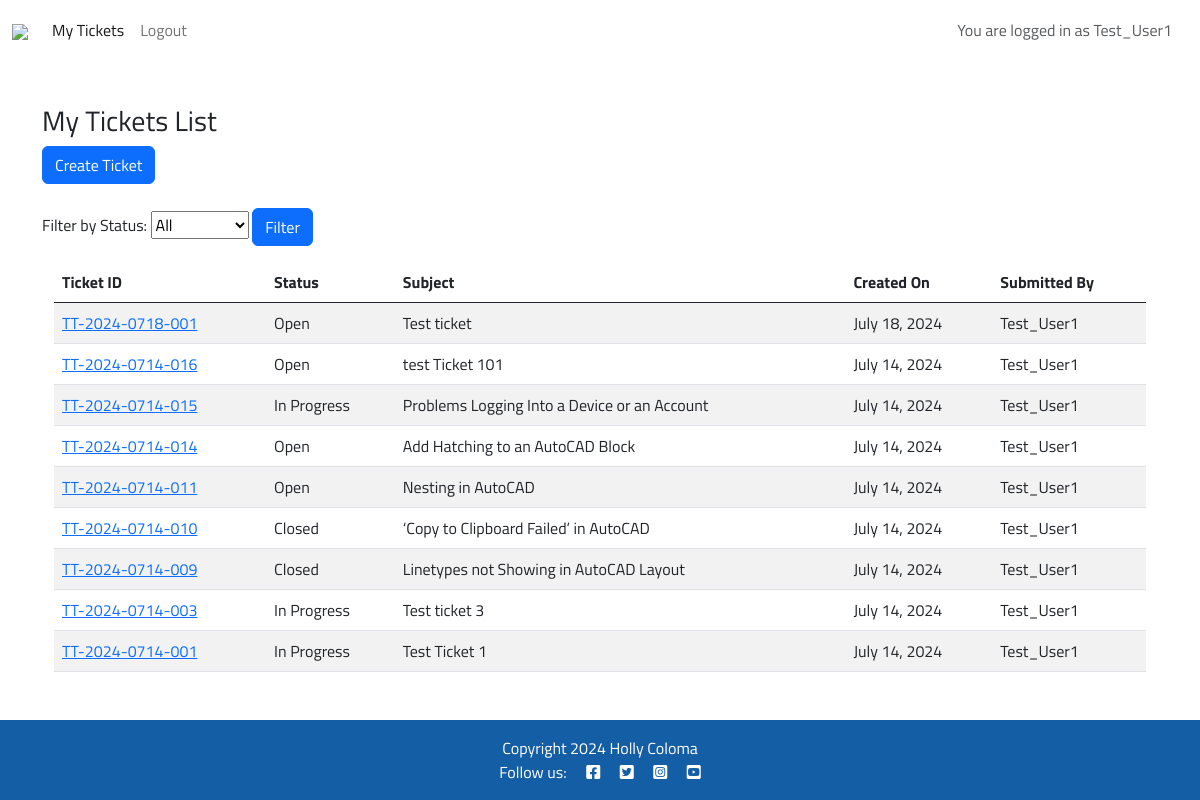
The page / (signed in) on the database its author committed.
### support/models.py (models this page shows, shortened)
class Ticket(models.Model):
    STATUS_OPTIONS = (
        ('Open', 'Open'),
        ('In Progress', 'In Progress'),
        ('Closed', 'Closed'),
    )
    ticket_id = models.CharField(max_length=20, unique=True)
    user = models.ForeignKey(User, on_delete=models.CASCADE)
    subject = models.CharField(max_length=255)
    description = models.TextField()
    status = models.CharField(max_length=20, choices=STATUS_OPTIONS, default='Open')
    created_on = models.DateTimeField(auto_now_add=True)
    updated_on = models.DateTimeField(auto_now=True)

### support/views.py (the view)
# urls.py: path('', views.home_page, name='home'),
def home_page(request):
    form = StatusFilterForm(request.GET)
    tickets = Ticket.objects.all().order_by('-created_on')
    if request.user.is_authenticated:
        if request.user.is_staff:
            tickets = tickets.order_by('-created_on')
        else:
            tickets = tickets.filter(user=request.user).order_by('-created_on')
        if form.is_valid():
            status = form.cleaned_data.get('status')
            if status:
                tickets = tickets.filter(status=status)
        return render(request, 'support/ticket_list.html', {
            'object_list': tickets,
            'filter_form': form
        })
    return render(request, 'support/index.html')

### support/forms.py
class StatusFilterForm(forms.Form):
    STATUS_OPTIONS = (
        ('', 'All'),
        ('Open', 'Open'),
        ('In Progress', 'In Progress'),
        ('Closed', 'Closed'),
    )
    status = forms.ChoiceField(choices=STATUS_OPTIONS, required=False, label='Filter by Status')

### support/templates/support/ticket_list.html
{% extends "base.html" %}
{% block content %}
<div class="container mt-4">
    {% if user.is_staff %}<h3>All Tickets List</h3>{% else %}<h3>My Tickets List</h3>{% endif %}
    <div class="mb-4">
        <a href="{% url 'ticket_create' %}" class="btn btn-primary">Create Ticket</a>
    </div>
    <form method="get" action="" class="mt-3 mb-3">
        <div class="form-group">
            {{ filter_form.status.label_tag }}
            {{ filter_form.status }}
            <button type="submit" class="btn btn-primary">Filter</button>
        </div>
    </form>
    <div class="container-fluid">
        <div class="table-responsive table-scroll" data-mdb-perfect-scrollbar="true" style="position: relative; height: auto">
            <table class="table table-striped mb-0">
                <thead>
                    <tr>
                    <th scope="col">Ticket ID</th>
                    <th scope="col">Status</th>
                    <th scope="col">Subject</th>
                    <th scope="col">Created On</th>
                    <th scope="col">Submitted By</th>
                    </tr>
                </thead>
                <tbody>
                    {% for ticket in object_list %}
                    <tr>
                        <td><a href="{% url 'ticket_detail' ticket.pk %}">{{ ticket.ticket_id }} </a></td>
                        <td>{{ ticket.status }}</td>
                        <td>{{ ticket.subject }}</td>
                        <td>{{ ticket.created_on|date:"F j, Y" }}</td>
                        <td>{{ ticket.user }}</td>
                    </tr>
                    {% endfor %}
                </tbody>
            </table>
        </div>
    </div>
</div>
{% endblock %}

### templates/base.html (shortened to what this page needs)
{% load static %}
{% url 'home' as home_url %}
{% url 'account_login' as login_url %}
{% url 'account_signup' as signup_url %}
{% url 'account_logout' as logout_url %}
<!DOCTYPE html>
<html class="h-100" lang="en">
<head>
    <link rel="stylesheet" href="https://cdnjs.cloudflare.com/ajax/libs/font-awesome/5.15.3/css/all.min.css">
    <link href="https://cdn.jsdelivr.net/npm/bootstrap@5.0.1/dist/css/bootstrap.min.css" rel="stylesheet"
>
    <link href="https://stackpath.bootstrapcdn.com/bootstrap/5.3.0/css/bootstrap.min.css" rel="stylesheet">
    <link rel="stylesheet" href="{% static 'css/style.css' %}">
</head>
<body class="d-flex flex-column h-100 main-bg">
    <nav class="navbar navbar-expand-lg navbar-light bg-white">
        <div class="container-fluid">
            <span class="brand"><a class="navbar-brand" href="{% url 'home' %}"><img src="https://res.cloudinary.com/doxcaxx9q/image/upload/v1721345745/techtackles_logo2_mmwt25.png"></a></span>
            <div class="collapse navbar-collapse" id="navbarText">
                <ul class="navbar-nav me-auto mb-2 mb-lg-0">
                    <li class="nav-item">
                        <a class="nav-link {% if request.path == home_url %}active{% endif %}" aria-current="page"
                            href="{% url 'home' %}">
                            {% if user.is_authenticated %}
                                {% if user.is_staff %}
                                    All Tickets
                                {% else %}
                                    My Tickets
                                {% endif %}
                            {% else %}
                                Home
                            {% endif %}
                        </a>
                    </li>
                    {% if user.is_authenticated %}
                        <li class="nav-item">
                            <a class="nav-link {% if request.path == logout_url %}active{% endif %}" aria-current="page" href="{% url 'account_logout' %}">Logout</a>
                        </li>
                    {% endif %}
                </ul>
                <span class="navbar-text text-muted">
                    {% if user.is_authenticated %}
                        <p class="text-end m-3">You are logged in as {{ user }}</p>
                    {% else %}
                        <p class="text-end m-3">You are not logged in</p>
                    {% endif %}
                </span>
            </div>
        </div>
    </nav>
    <main class="flex-grow-1">
        {% block content %}{% endblock content %}
    </main>
    <footer class="footer mt-auto py-3 dark-primary">
        <p class="m-0 text-center text-white">
            {% block copyright %}
            Copyright 2024 Holly Coloma
            {% endblock copyright %}
        </p>
        <p class="m-0 text-center text-white">Follow us: <i class="fab fa-facebook-square ms-3"></i>
            <i class="fab fa-twitter-square ms-3"></i>
            <i class="fab fa-instagram-square ms-3"></i>
            <i class="fab fa-youtube-square ms-3"></i>
        </p>
    </footer>
</body>
</html>

### static/css/style.css (style rules this page uses)
.navbar { position: fixed; top: 0; left: 0; width: 100%; z-index: 1000; height: 60px; padding: 0; display: flex; align-items: center; background-color: white; }
.collapse { background-color: white; }
.navbar-text { color: #6c757d; }
body { background: #ffffff no-repeat; height: 100%; margin: 0; padding: 0; overflow: auto; font-family: "Titillium Web", sans-serif; }
main { margin-top: 80px; }
.brand { font-size: 1.4rem; font-weight: 700; color: #1440a0; }
thead { background-color: #6b7e9b; color: white; font-weight: bold; }
.dark-primary { background-color: #145ea5; color: white; }
.footer { flex-shrink: 0; }

### rows shown on the page
Ticket: ticket_id "TT-2024-0718-001", status "Open", subject "Test ticket", created_on "July 18, 2024", user "Test_User1"
Ticket: ticket_id "TT-2024-0714-016", status "Open", subject "test Ticket 101", created_on "July 14, 2024", user "Test_User1"
Ticket: ticket_id "TT-2024-0714-015", status "In Progress", subject "Problems Logging Into a Device or an Account", created_on "July 14, 2024", user "Test_User1"
Ticket: ticket_id "TT-2024-0714-014", status "Open", subject "Add Hatching to an AutoCAD Block", created_on "July 14, 2024", user "Test_User1"
Ticket: ticket_id "TT-2024-0714-011", status "Open", subject "Nesting in AutoCAD", created_on "July 14, 2024", user "Test_User1"
Ticket: ticket_id "TT-2024-0714-010", status "Closed", subject "‘Copy to Clipboard Failed’ in AutoCAD", created_on "July 14, 2024", user "Test_User1"
Ticket: ticket_id "TT-2024-0714-009", status "Closed", subject "Linetypes not Showing in AutoCAD Layout", created_on "July 14, 2024", user "Test_User1"
Ticket: ticket_id "TT-2024-0714-003", status "In Progress", subject "Test ticket 3", created_on "July 14, 2024", user "Test_User1"
Ticket: ticket_id "TT-2024-0714-001", status "In Progress", subject "Test Ticket 1", created_on "July 14, 2024", user "Test_User1"

### other values the page prints
{{ user }} "Test_User1"
{{ filter_form.status.label_tag }} "Filter by Status:"
